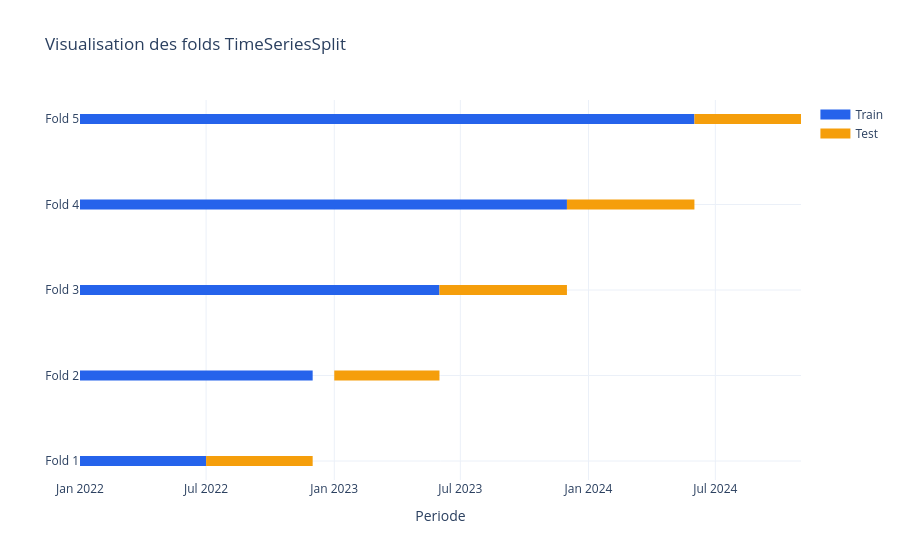

The cell this chart's notebook holds for it:
### Markdown cell above
## 2.2 Validation croisee temporelle avec TimeSeriesSplit

### Code cell
tscv = TimeSeriesSplit(n_splits=5, test_size=None)
ordered_for_cv = modeling_df.sort_values(["period", "country"]).reset_index(drop=True)

fold_rows = []
for fold, (train_idx, test_idx) in enumerate(tscv.split(ordered_for_cv), start=1):
    fold_rows.append({
        "Fold": fold,
        "Train start": ordered_for_cv.loc[train_idx, "period"].min(),
        "Train end": ordered_for_cv.loc[train_idx, "period"].max(),
        "Test start": ordered_for_cv.loc[test_idx, "period"].min(),
        "Test end": ordered_for_cv.loc[test_idx, "period"].max(),
        "Train rows": len(train_idx),
        "Test rows": len(test_idx),
    })
folds = pd.DataFrame(fold_rows)
display(folds)

fig = go.Figure()
for _, row in folds.iterrows():
    fig.add_trace(go.Scatter(
        x=[row["Train start"], row["Train end"]],
        y=[f"Fold {row['Fold']}", f"Fold {row['Fold']}"],
        mode="lines",
        line=dict(color="#2563EB", width=10),
        name="Train" if row["Fold"] == 1 else None,
        showlegend=row["Fold"] == 1,
    ))
    fig.add_trace(go.Scatter(
        x=[row["Test start"], row["Test end"]],
        y=[f"Fold {row['Fold']}", f"Fold {row['Fold']}"],
        mode="lines",
        line=dict(color="#F59E0B", width=10),
        name="Test" if row["Fold"] == 1 else None,
        showlegend=row["Fold"] == 1,
    ))
fig.update_layout(template="plotly_white", title="Visualisation des folds TimeSeriesSplit", xaxis_title="Periode", yaxis_title="")
fig.show()

### Figure 1 — Plotly figure (JSON) as saved in the notebook; plotly's stock layout.template omitted (floating-point values rounded to 4 significant figures)
{"data": [{"line": {"color": "#2563EB", "width": 10}, "mode": "lines", "name": "Train", "showlegend": true, "type": "scatter", "x": ["2022-01-01T00:00:00", "2022-07-01T00:00:00"], "y": ["Fold 1", "Fold 1"]}, {"line": {"color": "#F59E0B", "width": 10}, "mode": "lines", "name": "Test", "showlegend": true, "type": "scatter", "x": ["2022-07-01T00:00:00", "2022-12-01T00:00:00"], "y": ["Fold 1", "Fold 1"]}, {"line": {"color": "#2563EB", "width": 10}, "mode": "lines", "showlegend": false, "type": "scatter", "x": ["2022-01-01T00:00:00", "2022-12-01T00:00:00"], "y": ["Fold 2", "Fold 2"]}, {"line": {"color": "#F59E0B", "width": 10}, "mode": "lines", "showlegend": false, "type": "scatter", "x": ["2023-01-01T00:00:00", "2023-06-01T00:00:00"], "y": ["Fold 2", "Fold 2"]}, {"line": {"color": "#2563EB", "width": 10}, "mode": "lines", "showlegend": false, "type": "scatter", "x": ["2022-01-01T00:00:00", "2023-06-01T00:00:00"], "y": ["Fold 3", "Fold 3"]}, {"line": {"color": "#F59E0B", "width": 10}, "mode": "lines", "showlegend": false, "type": "scatter", "x": ["2023-06-01T00:00:00", "2023-12-01T00:00:00"], "y": ["Fold 3", "Fold 3"]}, {"line": {"color": "#2563EB", "width": 10}, "mode": "lines", "showlegend": false, "type": "scatter", "x": ["2022-01-01T00:00:00", "2023-12-01T00:00:00"], "y": ["Fold 4", "Fold 4"]}, {"line": {"color": "#F59E0B", "width": 10}, "mode": "lines", "showlegend": false, "type": "scatter", "x": ["2023-12-01T00:00:00", "2024-06-01T00:00:00"], "y": ["Fold 4", "Fold 4"]}, {"line": {"color": "#2563EB", "width": 10}, "mode": "lines", "showlegend": false, "type": "scatter", "x": ["2022-01-01T00:00:00", "2024-06-01T00:00:00"], "y": ["Fold 5", "Fold 5"]}, {"line": {"color": "#F59E0B", "width": 10}, "mode": "lines", "showlegend": false, "type": "scatter", "x": ["2024-06-01T00:00:00", "2024-11-01T00:00:00"], "y": ["Fold 5", "Fold 5"]}], "layout": {"title": {"text": "Visualisation des folds TimeSeriesSplit"}, "xaxis": {"title": {"text": "Periode"}}, "yaxis": {"title": {"text": ""}}}}
